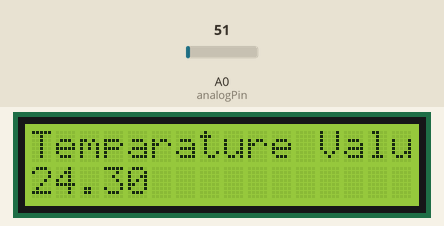
A sketch run on a simulated Arduino Uno, built with avr-gcc and run on an emulated ATmega328P. Parts: 16×2 character LCD. The test bench sets the inputs (shaded band); at power-on: A0 (analogPin) = 51.

Above: at 1.2 s.
1.3 s: A0 (analogPin) set to 61
At 2.4 s:
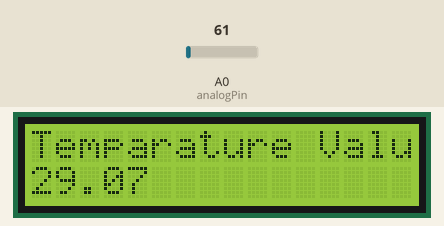
2.8 s: A0 (analogPin) set to 71
At 3.5 s:
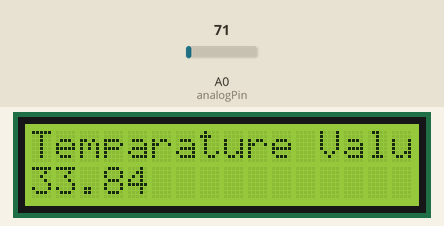
4.3 s: A0 (analogPin) set to 86
At 4.7 s:
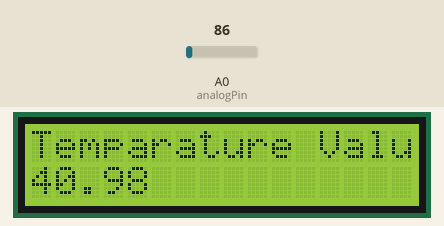
Timing chart, 0 to 7.3 s (numbered marks = the images above; inputs shaded):
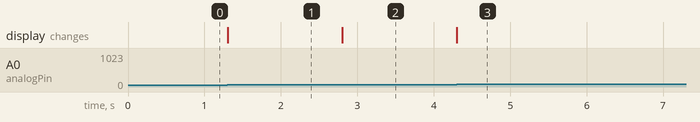

Measured:
- after the input at 1.3 s, the display: changes at once (image 1)
- after the input at 2.8 s, the display: changes at once (image 2)
- after the input at 4.3 s, the display: changes at once (image 3)

The sketch:

TemparatureSensorInterfacing.ino
```cpp
/* Temparature Sensor LM35 Interfacing using Arduino Uno

   Hardware components
   Arduino Uno
   16x2 LCD
   LM35 (Precision Centigrate Temparature Sensor (-55C to 150C)


   Author : Sanghavi
   Date: 19-09-2022
*/

// Include header files
#include<LiquidCrystal.h>

// LCD pins initalisation and object creation
// RS = 9,  , EN = 11, D4 = 3, D5 = 2, D6 = 1, D7 = 0
LiquidCrystal lcd(9, 11, 3, 2, 1, 0);

int analogPin = A0; // potentiometer wiper (middle terminal) connected to analog pin 0
// outside leads to ground and +5V

void setup() {
  // Set up the LCD's number of columns and rows
  lcd.begin(16, 2);

  // set cursor column 0 , row 0
  lcd.setCursor(0, 0);

  // Display message
  lcd.print("Temparature Value");

}

void loop() {

  // read the input pin
  float  val = analogRead(analogPin);

  // 488 is a sensitivity factor for a LM35 temparature sensor
  val= (val/1024.0)* 488;

  // set cursor column 1 , row 1
  lcd.setCursor(0, 1);

  // Display message
  lcd.print(val);

  // to avoid an  an offset
  lcd.print("   ");

}
```
